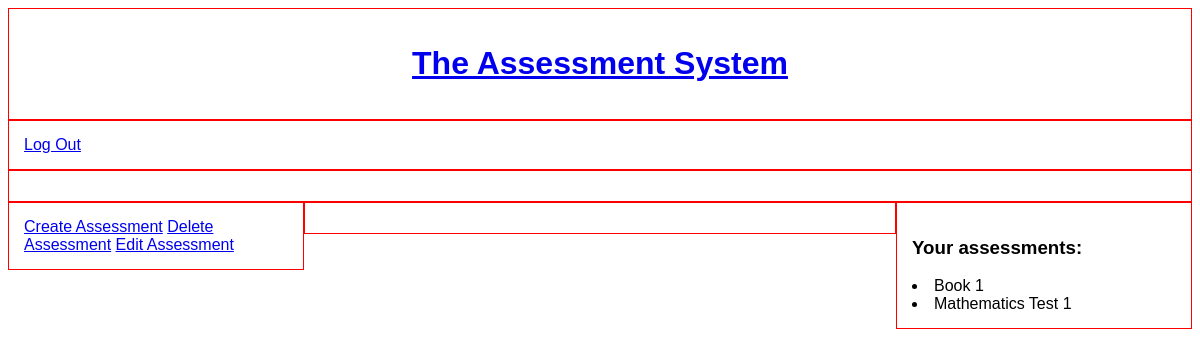
/ (signed in), run on an earlier commit of the app's database.
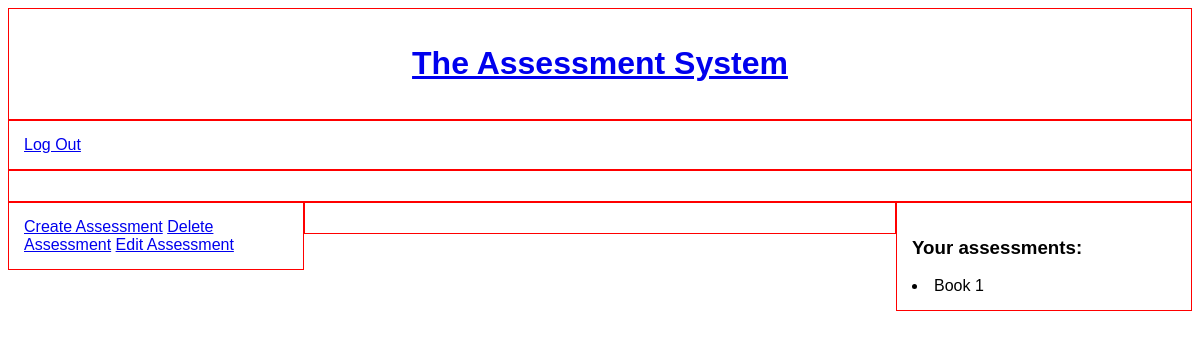
And on a later commit of the database.
### assessment/models.py (models this page shows)
class Assessment(models.Model):
    creator = models.ForeignKey(settings.AUTH_USER_MODEL, on_delete=models.CASCADE, editable=False)
    title = models.CharField(max_length=100, blank=True)
    def __str__(self):
        return f'{self.title}'

### core/views.py (the view)
# urls.py: 2. Add a URL to urlpatterns:  path('', views.home, name='home')
def home(request):
    template_name = 'home.html'
    if request.user.id is not None:
        user_id = request.user.id
        current_user = User.objects.get(id=user_id)
        user_assessments = Assessment.objects.filter(creator=current_user).exclude(title='')
    else:
        user_assessments = None
    context = {
        'user_assessments': user_assessments,
    }
    return render(request, template_name, context)

### core/templates/core/home.html (shortened to what this page needs)
{% extends 'base.html' %}
{% block content %}
<div class="col-12" id="logo">
    <h1><a href="{% url 'home' %}">The Assessment System</a></h1>
</div>
<div class="col-12" id="navbar">
    {% if not user.is_authenticated %}
    <a href="{% url 'login' %}">Log In</a>
    <a href="{% url 'signup' %}">Sign Up</a>
    {% else %}
    <a href="{% url 'logout' %}">Log Out</a>
    {% endif %}
</div>
<div class="col-12" id="messages">
</div>
{% if user.role == 'Teacher' %}
<div class="col-3" id="left-side-teacher">
    <a href="{% url 'create-assessment' %}" name="create-assessment">Create Assessment</a>
    <a href="{% url 'delete-assessment' %}" name="delete-assessment">Delete Assessment</a>
    <a href="{% url 'edit-assessment' %}" name="edit-assessment">Edit Assessment</a>
</div>
<div class="col-6" id="main-content-teacher">
</div>
<div class="col-3" id="right-side-teacher">
    {% if user_assessments %}
    <h3>Your assessments:</h3>
    {% for assessment in user_assessments %}
    <li>{{ assessment }}</li>
    {% endfor %}
    {% else %}
    <h3>You have no assessments.</h3>
    {% endif %}
</div>
{% elif user.role == 'Student' %}
student
{% endif %}
{% endblock %}

### assessmentsystem/templates/assessmentsystem/base.html (shortened to what this page needs)
<!DOCTYPE html>
{% load static %}
<html lang="en">
<head>
    <link rel="stylesheet" type="text/css" href="{% static 'assessmentsystem/css/style.css' %}">
</head>
<body>
{% block content %}{% endblock %}
</body>
</html>

### assessmentsystem/static/assessmentsystem/css/style.css (style rules this page uses)
* { box-sizing: border-box; }
[class*="col-"] { float: left; padding: 15px; border: 1px solid red; }
.col-3 { width: 25%; }
.col-6 { width: 50%; }
.col-12 { width: 100%; }
body { font-family: sans-serif; }
#logo { text-align: center; }

What changed in the data, as far as the page shows it:
removed Assessment: title "Mathematics Test 1"
